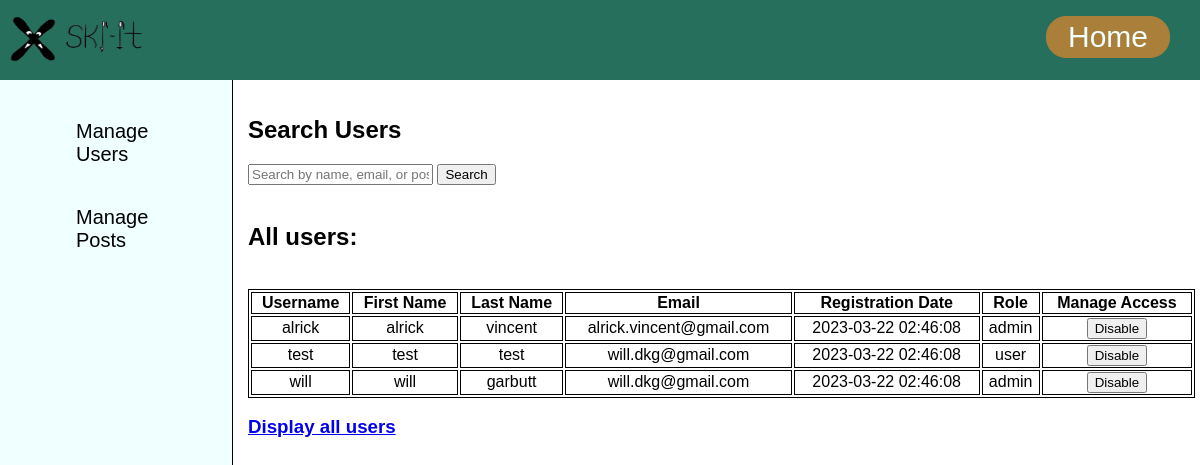
/routes/admin.php, run on the app's committed database.
### tables this page shows
CREATE TABLE `users`(
    `username` varchar(255) NOT NULL PRIMARY KEY,
    `password` varchar(255) NOT NULL,
    `firstName` varchar(255) NOT NULL,
    `lastName` varchar(255) NOT NULL,
    `email` varchar(255)NOT NULL,
    `registration_date` TIMESTAMP DEFAULT CURRENT_TIMESTAMP,
    `profile_img` VARCHAR(255) DEFAULT NULL,
    `thumbnail_img` VARCHAR(255) DEFAULT NULL,
    `role` ENUM('user', 'admin') NOT NULL DEFAULT 'user',
    `state` ENUM('able', 'disable') NOT NULL DEFAULT 'able' 
);

### routes/admin.php (the view, shortened to what this page needs)
<!DOCTYPE html>
<html>
    <head lang="en">
        <link rel="stylesheet" href="../css/admin.css">
        <link rel="stylesheet" href="../css/header.css">
    </head>
    <body>
    <?php include 'headers/header2.php'; ?>
    <div class="menu">
        <ul>
            <li class="navadmin" onclick="showSection('searchUsers')">Manage Users</li>
            <li class="navadmin" onclick="showSection('managePosts')">Manage Posts</li>
        </ul>
    </div>
    <div class="main">
        <div id="searchUsers" class="section">
            <h2>Search Users</h2>
            <form action='admin.php' method='POST'>
                <input type="text" placeholder="Search by name, email, or post" name="search" id="searchUser">
                <button type="submit">Search</button>
            </form>
                <?php
                    include 'shortcuts.php';
                    $pdo = connectToDatabase();
                    if($_SERVER['REQUEST_METHOD']=='POST' and isset($_POST['search'])){
                        echo "<br><h2>Results of search:</h2><br>";
                        $sql = "SELECT u.* FROM users u LEFT JOIN posts ON u.username=posts.username WHERE u.username LIKE ? OR email LIKE ? OR content LIKE ? OR title LIKE ?";
                        $stmt = $pdo->prepare($sql);
                        $input = $_POST["search"];
                        $stmt->bindValue(1, $input);
                        $stmt->bindValue(2, $input);
                        $stmt->bindValue(3, $input);
                        $stmt->bindValue(4, $input);
                        $stmt->execute();
                    }else{
                        echo "<br><h2>All users:</h2><br>";
                        $sql = "SELECT * FROM users;";
                        $stmt = $pdo->prepare($sql);
                        $stmt->execute();
                    }
                        $users = $stmt->fetchAll();
                            echo "<table>";
                            echo "<tr><th>Username</th><th>First Name</th><th>Last Name</th><th>Email</th><th>Registration Date</th><th>Role</th><th>Manage Access</th></tr>";
                            foreach($users as $user){
                                echo "<tr>";
                                echo "<td>" .$user['username']. "</td>";
                                echo "<td>" .$user['firstName']. "</td>";
                                echo "<td>" .$user['lastName']. "</td>";
                                echo "<td>" .$user['email']. "</td>";
                                echo "<td>" .$user['registration_date']. "</td>";
                                echo "<td>" .$user['role']. "</td>";
                                echo "<td><form action='admin/changestate.php' method='POST'>";
                                echo "<input type='submit' value='".($user['state'] == 'able'? 'Disable': 'Enable')."'>";
                                echo "</form></td>";
                                echo "</tr>";
                            }
                            echo "</table>";
                            echo "<a href='admin.php'><h3>Display all users</h3></a>";
                ?>
        </div>
    </div>
</body>
</html>

### routes/headers/header2.php
<!DOCTYPE html>
<header>
    <div class="header">
        <a href="home.php" class="logo"><img src="../layout_and_logic_docs/Project_logo_roughdraft.png" width="150", height="80"></a>
        <nav>
            <ul>
                <li><a class="home" href="home.php">Home</a></li>
            </ul>
        </nav>
    </div>
</header>

### css/admin.css (style rules this page uses)
.section { margin-bottom: 30px; }
table { width: 100%; border: 1px solid black; }
td, th { border: 1px solid black; border-collapse:separate; text-align: center; }
.navadmin { cursor: pointer; transition: background-color 0.3s ease; display:inline-block; }

### css/header.css (style rules this page uses)
header img { float: left; }
header { height: 80px; width: 100%; background-color: #256F5C; position: fixed; top: 0; left: 0; z-index: 100; white-space: nowrap; }
nav { float:right; display:flex; white-space: nowrap; }
header ul { list-style:none; }
header li { margin-right: 1em; text-decoration: none; text-align: center; background-color: #AA7F39; }
header li, #search { display:inline-block; border: 1px solid #AA7F39; border-radius: 20px; padding: .1em .7em .1em .7em; font-size:30px; }
header nav a { text-decoration: none; color:azure; font-family: 'Montserrat', sans-serif; }
.menu { position: fixed; overflow: scroll; top:80px; left:0; padding: 0 1em 0 1em; height:100vh; background-color: azure; margin: 0em 2em 0em 0em; width: 200px; display:flex; flex-direction:column; font-family: 'Montserrat', sans-serif; border-right: solid 1px black; z-index: 100; }
.menu ul { list-style:none; font-size: 20px; }
.menu ul li { text-decoration: none; vertical-align: center; text-align: left; margin: 1em 1em 1em 1em; cursor: pointer; transition: background-color 0.3s ease; }
.main { position: relative; top:80px; left:200px; font-family: "Comic sans MS", "Comic Sans", "cursive", sans-serif; overflow: scroll; margin: 1em 1em 1em 1em; padding: 0 1.5em 0 1.5em; width: 80%; }

### data on the page
users: username "alrick", firstName "alrick", lastName "vincent", email "alrick.vincent@gmail.com", registration_date "2023-03-22 02:46:08", role "admin", state "Disable"
users: username "test", firstName "test", lastName "test", email "will.dkg@gmail.com", registration_date "2023-03-22 02:46:08", role "user", state "Disable"
users: username "will", firstName "will", lastName "garbutt", email "will.dkg@gmail.com", registration_date "2023-03-22 02:46:08", role "admin", state "Disable"
